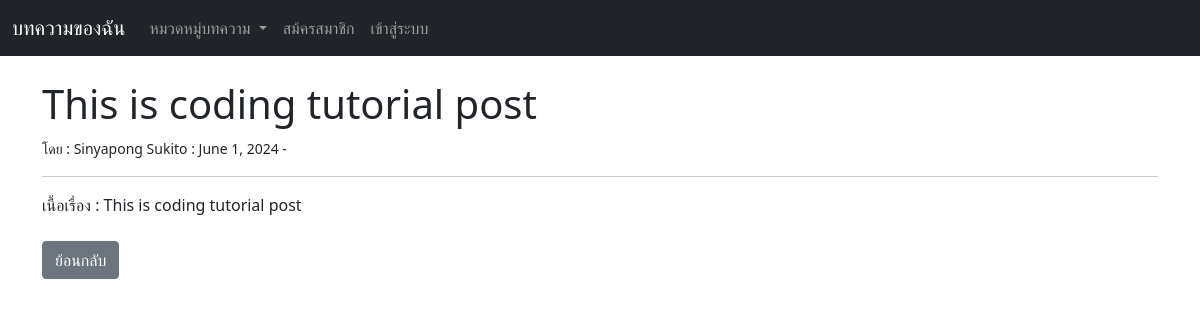
Screenshot of /article/7/ with the database file from the repository.
### theblog/models.py (models this page shows, shortened)
class Post(models.Model):
    title = models.CharField(max_length=255)
    title_tag = models.CharField(max_length=255)
    author = models.ForeignKey(User,on_delete=models.CASCADE)
    body = models.TextField()
    post_date = models.DateField(auto_now_add=True)
    category = models.CharField(max_length=255, default='coding')

### theblog/views.py (the view)
# urls.py: path('article/<int:pk>/', ArticleDetailView.as_view(),name="article-detail"),
class ArticleDetailView(DetailView):
    model = Post
    template_name = 'article_details.html'
    def get_context_data(self, *args, **kwargs):
        cat_menu = Category.objects.all()
        context = super(ArticleDetailView, self).get_context_data(*args, **kwargs)
        context["cat_menu"] = cat_menu
        return context

### theblog/models.py (called while the page is built)
    def __str__(self) -> str:
        return self.name

### theblog/templates/article_details.html (shortened to what this page needs)
{% extends 'base.html' %}
{% block content %}
    <h1>{{post.title}}</h1>
    <small>โดย : {{post.author.first_name}}
                 {{post.author.last_name}}
               : {{ post.post_date }} -
    </small>
    <hr>
    เนื้อเรื่อง : {{post.body|safe}}
    <br><br>
    <a href="{% url 'home' %}" class="btn btn-secondary">ย้อนกลับ</a>
{% endblock content %}

### rows the page displays
Post: title "This is coding tutorial post", author.first_name "Sinyapong", author.last_name "Sukito", post_date "June 1, 2024", body "This is coding tutorial post"
